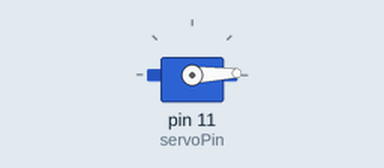
A sketch run on a simulated Arduino Uno, built with avr-gcc and run on an emulated ATmega328P. Parts: servo. What the sketch prints to the serial monitor is not drawn.

Above: at 0.05 s.
At 1.95 s:
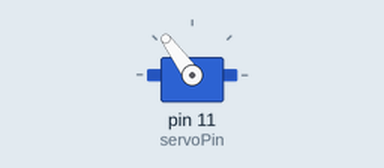
At 3.9 s:
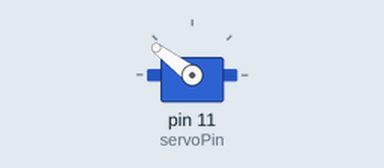
At 7.8 s:
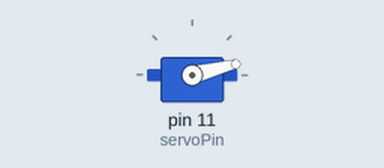
Timing chart, 0 to 12.0 s (numbered marks = the images above):
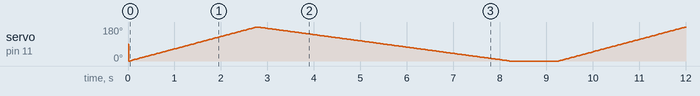

The sketch:

servoControl.ino
```cpp
/* Servo motor with Arduino example code. Position and sweep. More info: https://www.makerguides.com/ */
// Include the servo library:
#include <Servo.h>
// Create a new servo object:
Servo myservo;
// Define the servo pin:
#define servoPin 11
// Create a variable to store the servo position:
int angle = 0;
void setup() {
  // Attach the Servo variable to a pin:
  myservo.attach(servoPin);

  Serial.begin(9600);

}
void loop() {

  // Tell the servo to go to a particular angle:
  //myservo.write(90);
  //delay(1000);
  //myservo.write(180);
  //delay(1000);
  //myservo.write(0);
  //delay(1000);
  Serial.println(myservo.read());
  for (angle = myservo.read(); angle >= 0; angle += 1) {
    myservo.write(angle);
    Serial.print(myservo.read());
    delay(15);
  // Sweep from 0 to 180 degrees:
  for (angle = 0; angle <= 180; angle += 1) {
    myservo.write(angle);
    Serial.print(myservo.read());
    delay(15);
  }
  // And back from 180 to 0 degrees:
  for (angle = 180; angle >= 0; angle -= 1) {
    myservo.write(angle);
    Serial.print(myservo.read());
    delay(30);
  }
  delay(1000);
}
}
```
